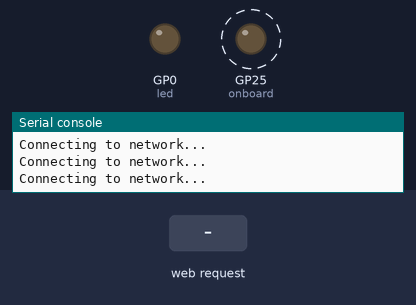
Simulated run of this program. Board: Raspberry Pi Pico running MicroPython. On the bench: output pins drawn as LEDs (lit = HIGH), the last lines printed to the serial console. Dashed ring = blinking. The test bench sets the inputs (shaded band). WiFi joins after 1.5 s.

Above: at 1.25 s.
1.3 s: HTTP request GET / received
At 2.1 s:
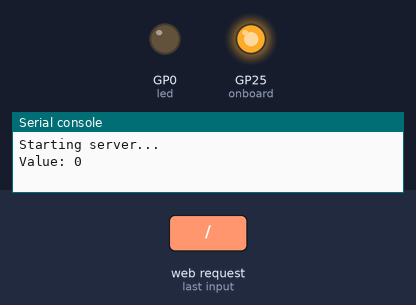
Timing chart, 0 to 4.3 s (numbered marks = the images above; inputs shaded):
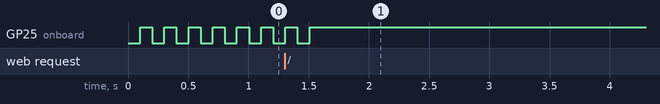

The program:

web_potentiomenter.py
```python
import time

import network
import uasyncio
from machine import PWM, Pin

SSID = 'Shubho'
PASSWORD = '12156891'

onboard = Pin('LED', Pin.OUT)

led = PWM(Pin(0))
duty = 0

led.freq(1000)
led.duty_u16(duty)

html = '''
<!DOCTYPE html>
<html>

<head>
    <style>
        body {{
            background-color: #f2f2f2;
            font-family: Arial, Helvetica, sans-serif;
            text-align: center;
        }}

        h1 {{
            color: #4CAF50;
            font-size: 6vw;
        }}

        p {{
            font-size: 20px;
            font-size: 4vw;
        }}

        .slider {{
            width: 100%;
            height: 15px;
            border-radius: 5px;
            background: #d3d3d3;
            outline: none;
            opacity: 0.7;
            transition: opacity .2s;
        }}
    </style>
</head>

<body>
    <h1>Raspberry Pi Pico W Server</h1>
    <p>Welcome to this Raspberry Pi Pico Server <strong>asynchronously</strong> deployed on the network {network}</p>
    <p>This server simulates the working of a potentiometer using controls in a web application</p>
    <p>Drag the slider below to adjust the brightness of the LED</p>
    <input type="range" min="1" max="100" value="50" class="slider" id="potentiometer">
    <p>Value: <span id="value"></span></p>
    <script>
        var slider = document.getElementById("potentiometer");
        var output = document.getElementById("value");

        output.innerHTML = slider.value;
        slider.oninput = async function () {{
             output.innerHTML = String(this.value).padStart(3, '0');
            fetch('http://{addr}/led=' + String(this.value).padStart(3, '0'), {{method: 'POST', headers: {{}}}});
        }}
    </script>
</body>

</html>
'''


def connect():
    wlan = network.WLAN(network.STA_IF)
    wlan.active(True)
    wlan.disconnect()

    # Connect to the network
    wlan.connect(SSID, PASSWORD)

    # Wait for connection
    max_attempts = 200
    while max_attempts > 0:
        if wlan.status() < 0 or wlan.status() >= 3:
            break
        max_attempts -= 1
        time.sleep(0.1)
        onboard.toggle()
        print('Connecting to network...')

    if wlan.isconnected():
        print('Connected to network', SSID)

        # Print network information
        print('Network config:', wlan.ifconfig())
        onboard.value(1)
        global html
        html = html.format(network=SSID, addr=wlan.ifconfig()[0])
    else:
        print('Connection failed to network', SSID)
        onboard.value(0)


async def serve(reader, writer):

    request = await reader.readline()

    while True:
        line = await reader.readline()
        if not line or line == b'\r\n':
            break

    response = html

    request = str(request)
    index = request.find('led=')
    value = request[index + 4:index + 7]

    if index == -1:
        value = 0

    print('Value:', value)
    value = int(value)

    global duty
    duty = value

    writer.write('HTTP/1.0 200 OK\r\nContent-type: text/html\r\n\r\n')
    writer.write(response)
    await writer.drain()
    await writer.wait_closed()


async def main():
    connect()

    print('Starting server...')
    uasyncio.create_task(uasyncio.start_server(serve, '0.0.0.0', 80))
    global duty
    while True:
        led.duty_u16(int(duty * 650.25))
        await uasyncio.sleep(0.0001)


try:
    uasyncio.run(main())
    # while True:
    #     led.duty_u16(int(duty * 650.25))
    #     print('Duty:', duty)
    #     time.sleep(0.1)
finally:
    uasyncio.new_event_loop()
```
